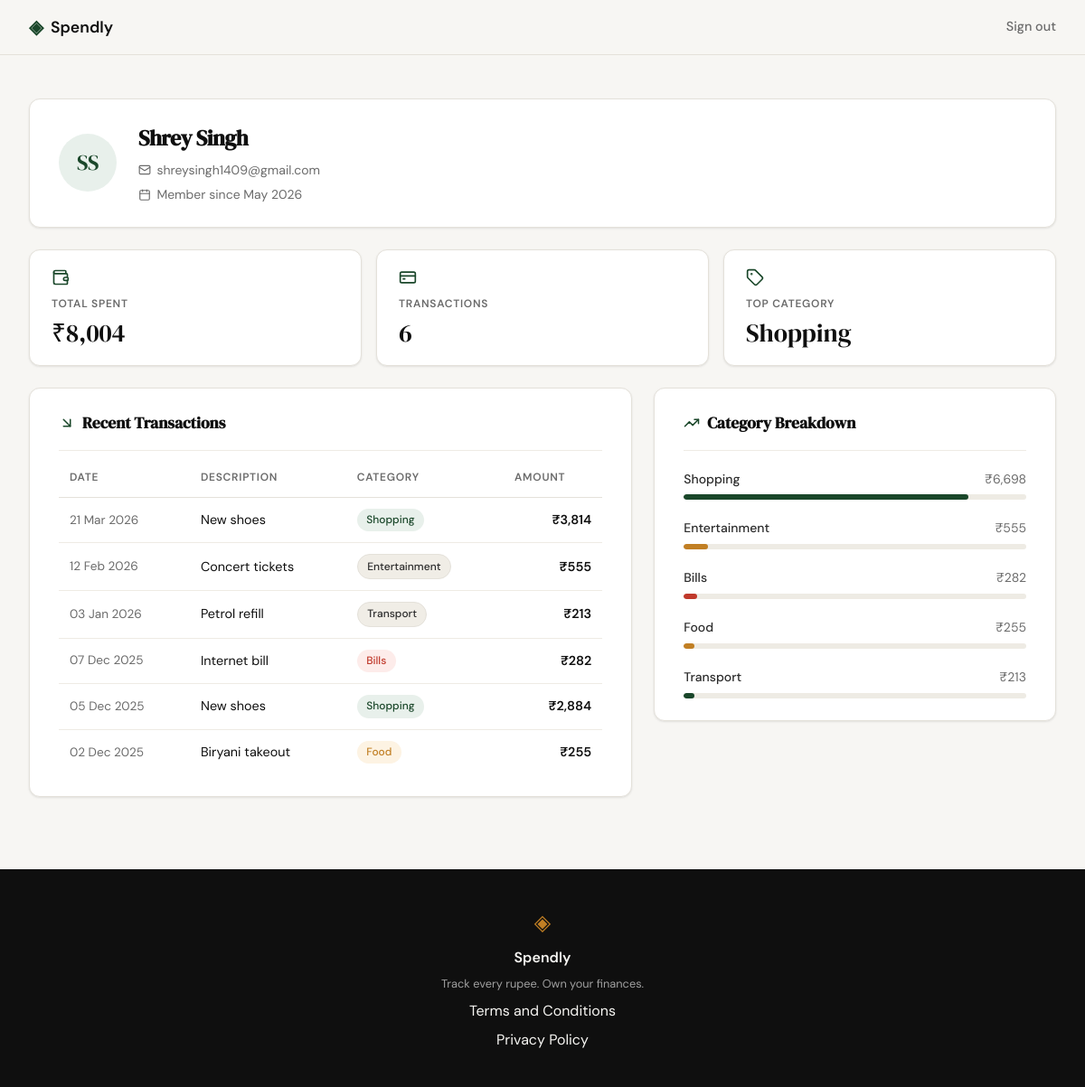
Screenshot of /profile (signed in) with the database file from the repository.
### tables this page shows
CREATE TABLE users (
            id            INTEGER PRIMARY KEY AUTOINCREMENT,
            name          TEXT    NOT NULL,
            email         TEXT    NOT NULL UNIQUE,
            password_hash TEXT    NOT NULL,
            created_at    TEXT    DEFAULT (datetime('now'))
        );

CREATE TABLE expenses (
            id          INTEGER PRIMARY KEY AUTOINCREMENT,
            user_id     INTEGER NOT NULL REFERENCES users(id),
            amount      REAL    NOT NULL,
            category    TEXT    NOT NULL,
            date        TEXT    NOT NULL,
            description TEXT,
            created_at  TEXT    DEFAULT (datetime('now'))
        );

### app.py (the view)
@app.route("/profile")
def profile():
    if not session.get("user_id"):
        return redirect(url_for("login"))
    uid = session["user_id"]
    user = get_user_by_id(uid)
    if user is None:
        abort(404)
    stats = get_summary_stats(uid)
    transactions = get_recent_transactions(uid)
    categories = get_category_breakdown(uid)
    return render_template("profile.html", user=user, stats=stats,
                           transactions=transactions, categories=categories)

### database/db.py (called while the page is built)
def get_db():
    if 'db' not in g:
        g.db = sqlite3.connect(
            current_app.config['DATABASE'],
            detect_types=sqlite3.PARSE_DECLTYPES
        )
        g.db.row_factory = sqlite3.Row
        g.db.execute('PRAGMA foreign_keys = ON')
    return g.db

### database/queries.py (called while the page is built)
def get_user_by_id(user_id):
    row = get_db().execute(
        'SELECT name, email, created_at FROM users WHERE id = ?',
        (user_id,)
    ).fetchone()
    if row is None:
        return None
    dt = datetime.strptime(row['created_at'], '%Y-%m-%d %H:%M:%S')
    parts = row['name'].split()
    return {
        'name': row['name'],
        'email': row['email'],
        'member_since': dt.strftime('%B %Y'),
        'initials': ''.join(p[0].upper() for p in parts[:2]),
    }

def get_summary_stats(user_id):
    db = get_db()
    agg = db.execute(
        'SELECT COALESCE(SUM(amount), 0) AS total, COUNT(*) AS cnt '
        'FROM expenses WHERE user_id = ?',
        (user_id,)
    ).fetchone()
    top = db.execute(
        'SELECT category FROM expenses WHERE user_id = ? '
        'GROUP BY category ORDER BY SUM(amount) DESC LIMIT 1',
        (user_id,)
    ).fetchone()
    return {
        'total_spent': f"₹{agg['total']:,.0f}",
        'transaction_count': agg['cnt'],
        'top_category': top['category'] if top else '—',
    }

def get_recent_transactions(user_id, limit=10):
    rows = get_db().execute(
        'SELECT date, description, category, amount '
        'FROM expenses WHERE user_id = ? ORDER BY date DESC LIMIT ?',
        (user_id, limit)
    ).fetchall()
    result = []
    for row in rows:
        dt = datetime.strptime(row['date'], '%Y-%m-%d')
        result.append({
            'date': dt.strftime('%d %b %Y'),
            'description': row['description'] or '',
            'category': row['category'],
            'amount': f"₹{row['amount']:,.0f}",
        })
    return result

### templates/profile.html (shortened to what this page needs)
{% extends "base.html" %}
{% block head %}
<link rel="stylesheet" href="{{ url_for('static', filename='css/profile.css') }}">
{% endblock %}
{% block content %}
<div class="profile-page">
    <div class="profile-inner">
        <div class="profile-card profile-info-card">
            <div class="profile-avatar">{{ user.initials }}</div>
            <div class="profile-user-details">
                <h1 class="profile-user-name">{{ user.name }}</h1>
                <p class="profile-user-email">
                    <i data-lucide="mail"></i>
                    {{ user.email }}
                </p>
                <p class="profile-user-since">
                    <i data-lucide="calendar"></i>
                    Member since {{ user.member_since }}
                </p>
            </div>
        </div>
        <div class="profile-stats-row">
            <div class="profile-stat-card">
                <i data-lucide="wallet"></i>
                <span class="profile-stat-label">Total Spent</span>
                <span class="profile-stat-value">{{ stats.total_spent }}</span>
            </div>
            <div class="profile-stat-card">
                <i data-lucide="credit-card"></i>
                <span class="profile-stat-label">Transactions</span>
                <span class="profile-stat-value">{{ stats.transaction_count }}</span>
            </div>
            <div class="profile-stat-card">
                <i data-lucide="tag"></i>
                <span class="profile-stat-label">Top Category</span>
                <span class="profile-stat-value">{{ stats.top_category }}</span>
            </div>
        </div>
        <div class="profile-lower-grid">
            <div class="profile-card">
                <div class="profile-section-header">
                    <i data-lucide="arrow-down-right"></i>
                    <h2 class="profile-section-title">Recent Transactions</h2>
                </div>
                <table class="profile-table">
                    <thead>
                        <tr>
                            <th>Date</th>
                            <th>Description</th>
                            <th>Category</th>
                            <th class="profile-table-amount-col">Amount</th>
                        </tr>
                    </thead>
                    <tbody>
                        {% for tx in transactions %}
                        <tr>
                            <td class="profile-table-date">{{ tx.date }}</td>
                            <td>{{ tx.description }}</td>
                            <td>
                                <span class="profile-badge profile-badge--{{ tx.category | lower }}">
                                    {{ tx.category }}
                                </span>
                            </td>
                            <td class="profile-table-amount">{{ tx.amount }}</td>
                        </tr>
                        {% endfor %}
                    </tbody>
                </table>
            </div>
            <div class="profile-card">
                <div class="profile-section-header">
                    <i data-lucide="trending-up"></i>
                    <h2 class="profile-section-title">Category Breakdown</h2>
                </div>
                <div class="profile-breakdown-list">
                    {% for cat in categories %}
                    <div class="profile-breakdown-row">
                        <div class="profile-breakdown-meta">
                            <span class="profile-breakdown-name">{{ cat.name }}</span>
                            <span class="profile-breakdown-amount">{{ cat.amount }}</span>
                        </div>
                        <div class="mock-bar-track">
                            <div class="mock-bar profile-bar--{{ cat.name | lower }}" style="width: {{ cat.pct }}%"></div>
                        </div>
                    </div>
                    {% endfor %}
                </div>
            </div>
        </div>
    </div>
</div>
{% endblock %}

### templates/base.html (shortened to what this page needs)
<!DOCTYPE html>
<html lang="en">
<head>
    <link rel="stylesheet" href="{{ url_for('static', filename='css/style.css') }}">
    {% block head %}{% endblock %}
</head>
<body>
    <nav class="navbar">
        <div class="nav-inner">
            <a href="{{ url_for('landing') }}" class="nav-brand">
                <span class="brand-icon">◈</span>
                <span class="brand-name">Spendly</span>
            </a>
            <div class="nav-links">
                {% if session.get("user_id") %}
                    <a href="{{ url_for('logout') }}">Sign out</a>
                {% else %}
                    <a href="{{ url_for('login') }}">Sign in</a>
                    <a href="{{ url_for('register') }}" class="nav-cta">Get started</a>
                {% endif %}
            </div>
        </div>
    </nav>
    <main class="main-content">
        {% block content %}{% endblock %}
    </main>
    <footer class="footer">
        <div class="footer-inner">
            <span class="brand-icon">◈</span>
            <span class="footer-name">Spendly</span>
            <p class="footer-copy">Track every rupee. Own your finances.</p>
            <a href="/terms">Terms and Conditions</a>
            <a href="/privacy">Privacy Policy</a>
        </div>
    </footer>
</body>
</html>

### static/css/style.css (style rules this page uses)
:root { --ink: #0f0f0f; --ink-soft: #2d2d2d; --ink-muted: #6b6b6b; --ink-faint: #a0a0a0; --paper: #f7f6f3; --paper-warm: #f0ede6; --paper-card: #ffffff; --accent: #1a472a; --accent-light: #e8f0eb; --accent-2: #c17f24; --accent-2-light: #fdf3e3; --danger: #c0392b; --danger-light: #fdecea; --border: #e4e1da; --border-soft: #eeebe4; --font-display: 'DM Serif Display', Georgia, serif; --font-body: 'DM Sans', system-ui, sans-serif; --max-width: 1200px; --auth-width: 440px; --radius-sm: 6px; --radius-md: 12px; --radius-lg: 20px; }
*, *::before, *::after { box-sizing: border-box; margin: 0; padding: 0; }
html { font-size: 16px; scroll-behavior: smooth; }
body { background: var(--paper); color: var(--ink); font-family: var(--font-body); font-size: 1rem; line-height: 1.6; -webkit-font-smoothing: antialiased; }
a { color: inherit; text-decoration: none; }
.navbar { position: sticky; top: 0; z-index: 100; background: var(--paper); border-bottom: 1px solid var(--border); padding: 0 2rem; }
.nav-inner { max-width: var(--max-width); margin: 0 auto; height: 60px; display: flex; align-items: center; justify-content: space-between; }
.nav-brand { display: flex; align-items: center; gap: 0.5rem; font-family: var(--font-body); font-weight: 600; font-size: 1.1rem; color: var(--ink); }
.brand-icon { color: var(--accent); font-size: 1.3rem; }
.brand-name { color: var(--ink); }
.nav-links { display: flex; align-items: center; gap: 1.5rem; font-size: 0.9rem; font-weight: 500; }
.nav-links a { color: var(--ink-muted); transition: color 0.2s; }
.main-content { min-height: calc(100vh - 60px - 100px); }
.mock-bar-track { height: 6px; background: var(--border-soft); border-radius: 999px; overflow: hidden; }
.mock-bar { height: 100%; background: var(--accent); border-radius: 999px; transition: width 0.6s ease; }
.footer { background: var(--ink); color: var(--paper); padding: 2.5rem 2rem; text-align: center; }
.footer-inner { display: flex; flex-direction: column; align-items: center; gap: 0.4rem; }
.footer .brand-icon { color: var(--accent-2); font-size: 1.5rem; }
.footer-name { font-weight: 600; font-size: 1rem; }
.footer-copy { font-size: 0.8rem; color: var(--ink-faint); }

### rows the page displays
users: name "Shrey Singh", email "shreysingh1409@gmail.com"
expenses: date "21 Mar 2026", description "New shoes", category "Shopping", amount "₹3,814"
expenses: date "12 Feb 2026", description "Concert tickets", category "Entertainment", amount "₹555"
expenses: date "03 Jan 2026", description "Petrol refill", category "Transport", amount "₹213"
expenses: date "07 Dec 2025", description "Internet bill", category "Bills", amount "₹282"
expenses: date "05 Dec 2025", description "New shoes", category "Shopping", amount "₹2,884"
expenses: date "02 Dec 2025", description "Biryani takeout", category "Food", amount "₹255"

### other values shown
{{ user.initials }} "SS"
{{ user.member_since }} "May 2026"
{{ stats.total_spent }} "₹8,004"
{{ stats.transaction_count }} "6"
{{ stats.top_category }} "Shopping"
{{ cat.name }} "Shopping" "Entertainment" "Bills" "Food" "Transport"
{{ cat.amount }} "₹6,698" "₹555" "₹282" "₹255" "₹213"
